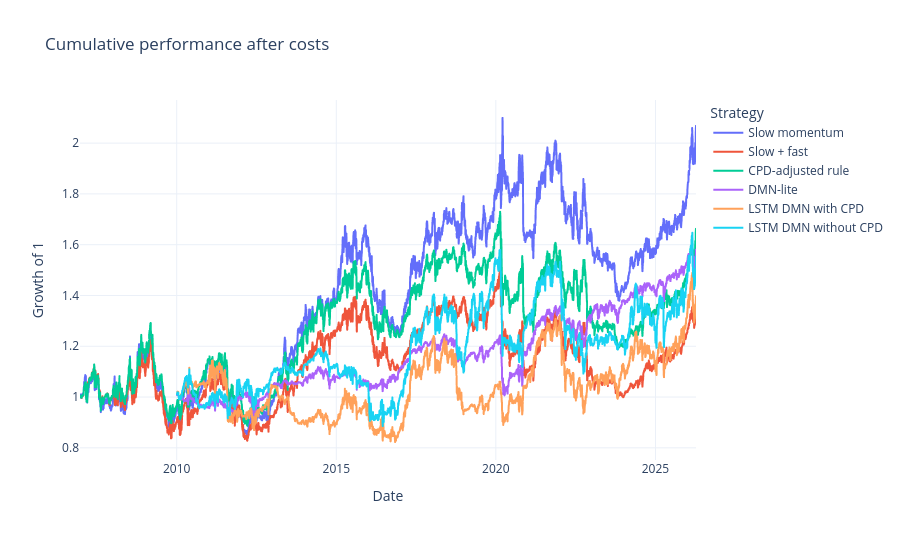

Write notebook code for a chart like this one.
### Code cell
returns = pd.read_csv(DATA_DIR / "backtest_returns_final_comparison.csv", parse_dates=["date"])
returns["strategy_label"] = returns["strategy"].map(dict(zip(summary["strategy"].astype(str), summary["strategy_label"])))
returns["equity"] = returns.groupby("strategy_label", observed=True)["net_return"].transform(lambda x: (1.0 + x.fillna(0.0)).cumprod())

fig = px.line(
    returns,
    x="date",
    y="equity",
    color="strategy_label",
    title="Cumulative performance after costs",
    labels={"date": "Date", "equity": "Growth of 1", "strategy_label": "Strategy"},
)
fig.update_layout(template=PLOT_TEMPLATE, height=540)
fig.show()

### Figure 1 — Plotly figure (JSON) as saved in the notebook; plotly's stock layout.template omitted (floating-point values rounded to 4 significant figures; data arrays with more than 128 entries replaced by an {"elided": "..."} marker saying what was removed)
{"data": [{"hovertemplate": "Strategy=Slow momentum<br>Date=%{x}<br>Growth of 1=%{y}<extra></extra>", "legendgroup": "Slow momentum", "line": {"color": "#636efa", "dash": "solid"}, "marker": {"symbol": "circle"}, "mode": "lines", "name": "Slow momentum", "showlegend": true, "type": "scattergl", "x": {"elided": "4968 str values"}, "xaxis": "x", "y": {"elided": "4968 float values"}, "yaxis": "y"}, {"hovertemplate": "Strategy=Slow + fast<br>Date=%{x}<br>Growth of 1=%{y}<extra></extra>", "legendgroup": "Slow + fast", "line": {"color": "#EF553B", "dash": "solid"}, "marker": {"symbol": "circle"}, "mode": "lines", "name": "Slow + fast", "showlegend": true, "type": "scattergl", "x": {"elided": "4968 str values"}, "xaxis": "x", "y": {"elided": "4968 float values"}, "yaxis": "y"}, {"hovertemplate": "Strategy=CPD-adjusted rule<br>Date=%{x}<br>Growth of 1=%{y}<extra></extra>", "legendgroup": "CPD-adjusted rule", "line": {"color": "#00cc96", "dash": "solid"}, "marker": {"symbol": "circle"}, "mode": "lines", "name": "CPD-adjusted rule", "showlegend": true, "type": "scattergl", "x": {"elided": "4968 str values"}, "xaxis": "x", "y": {"elided": "4968 float values"}, "yaxis": "y"}, {"hovertemplate": "Strategy=DMN-lite<br>Date=%{x}<br>Growth of 1=%{y}<extra></extra>", "legendgroup": "DMN-lite", "line": {"color": "#ab63fa", "dash": "solid"}, "marker": {"symbol": "circle"}, "mode": "lines", "name": "DMN-lite", "showlegend": true, "type": "scattergl", "x": {"elided": "4188 str values"}, "xaxis": "x", "y": {"elided": "4188 float values"}, "yaxis": "y"}, {"hovertemplate": "Strategy=LSTM DMN with CPD<br>Date=%{x}<br>Growth of 1=%{y}<extra></extra>", "legendgroup": "LSTM DMN with CPD", "line": {"color": "#FFA15A", "dash": "solid"}, "marker": {"symbol": "circle"}, "mode": "lines", "name": "LSTM DMN with CPD", "showlegend": true, "type": "scattergl", "x": {"elided": "4188 str values"}, "xaxis": "x", "y": {"elided": "4188 float values"}, "yaxis": "y"}, {"hovertemplate": "Strategy=LSTM DMN without CPD<br>Date=%{x}<br>Growth of 1=%{y}<extra></extra>", "legendgroup": "LSTM DMN without CPD", "line": {"color": "#19d3f3", "dash": "solid"}, "marker": {"symbol": "circle"}, "mode": "lines", "name": "LSTM DMN without CPD", "showlegend": true, "type": "scattergl", "x": {"elided": "4188 str values"}, "xaxis": "x", "y": {"elided": "4188 float values"}, "yaxis": "y"}], "layout": {"height": 540, "legend": {"title": {"text": "Strategy"}, "tracegroupgap": 0}, "title": {"text": "Cumulative performance after costs"}, "xaxis": {"anchor": "y", "domain": [0.0, 1.0], "title": {"text": "Date"}}, "yaxis": {"anchor": "x", "domain": [0.0, 1.0], "title": {"text": "Growth of 1"}}}}
